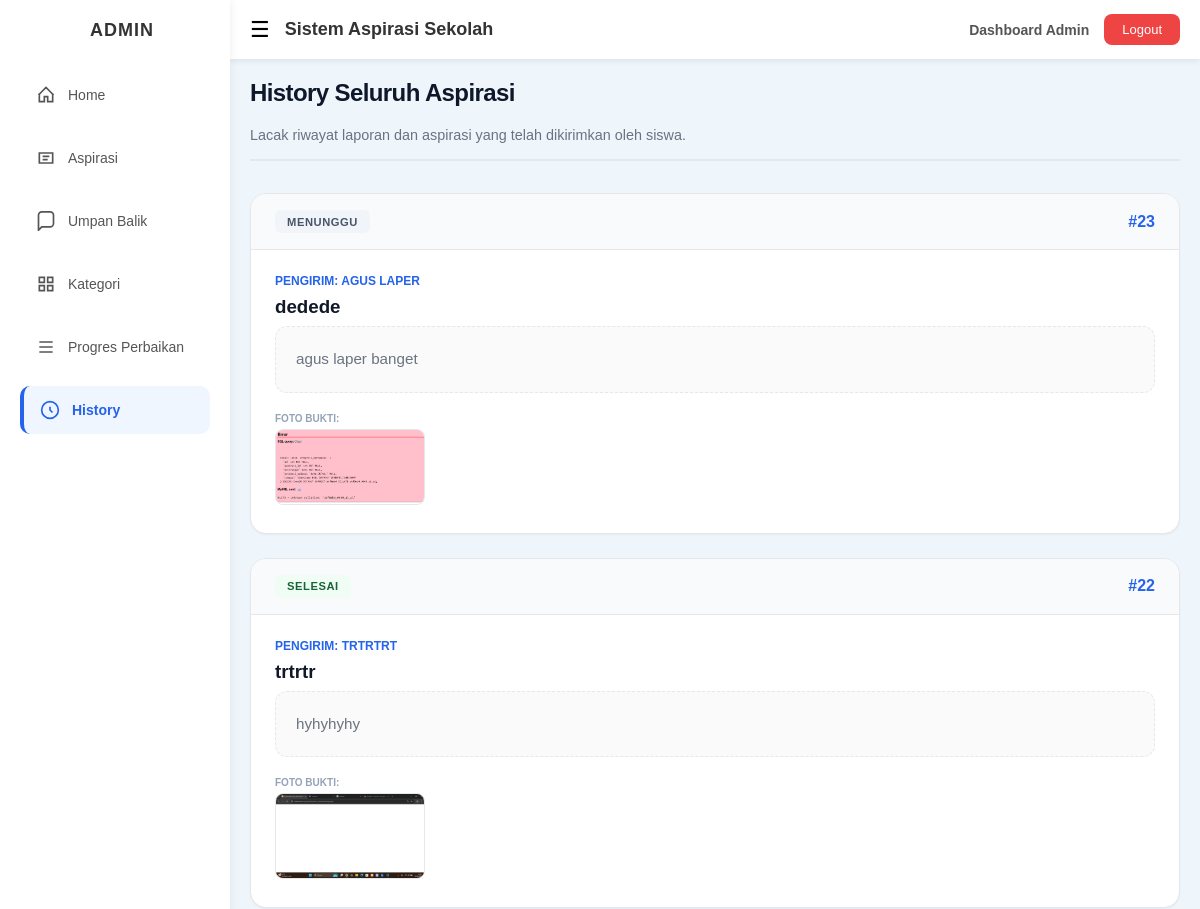
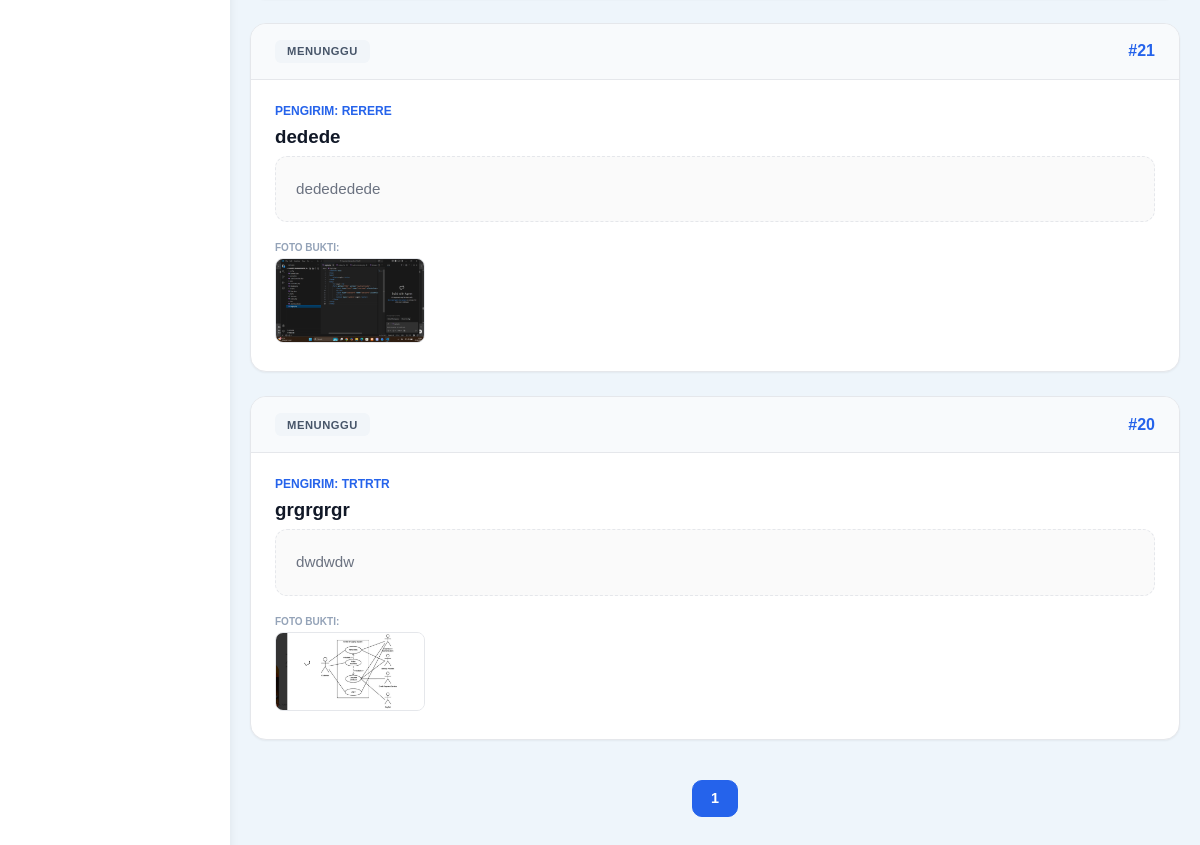
/views/admin/history.php (signed in), run on an earlier commit of the app's database (2 pictures, top to bottom).
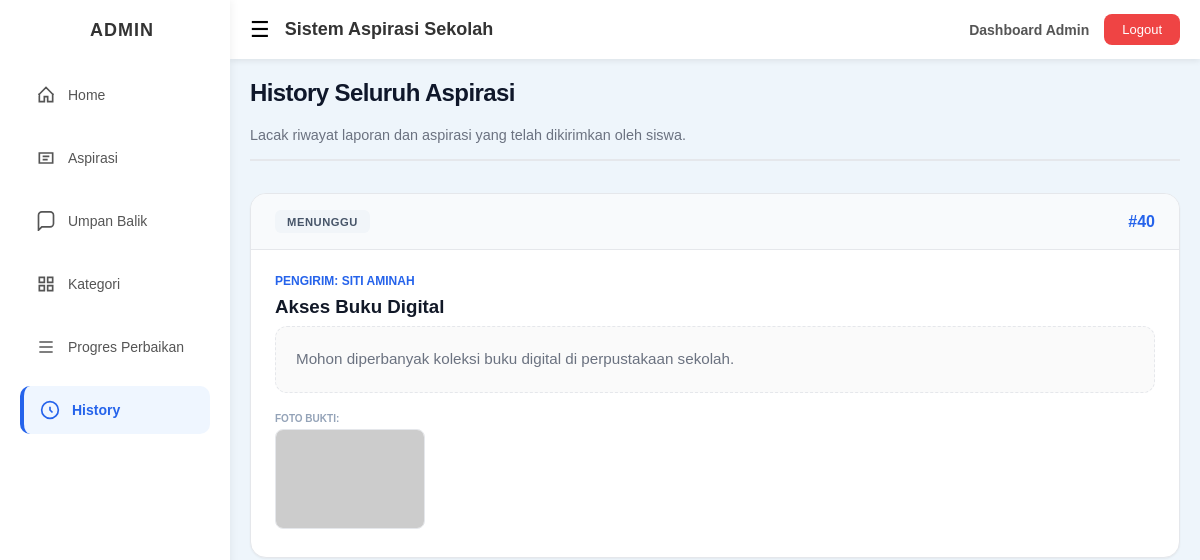
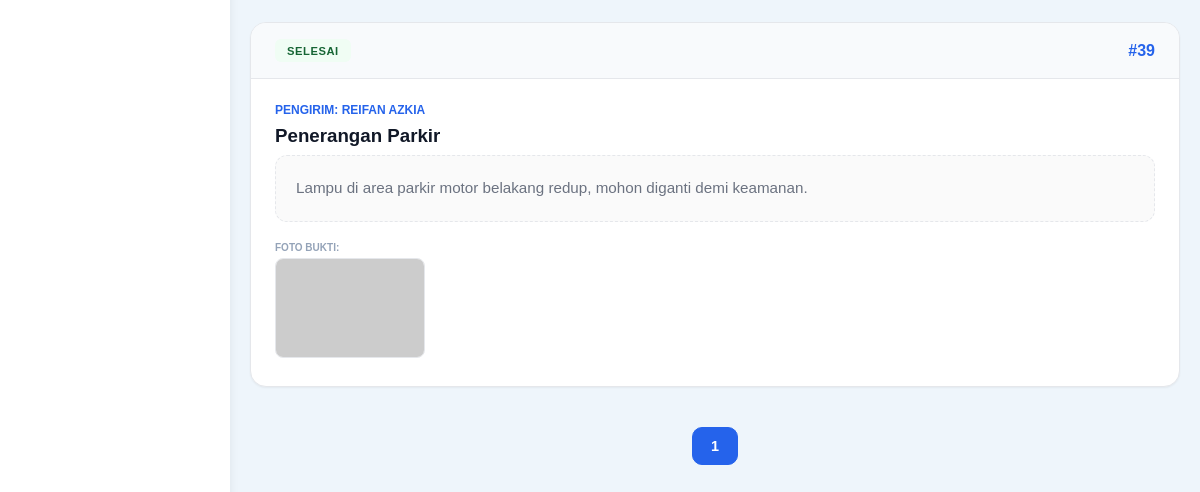
And on a later commit of the database (2 pictures, top to bottom).
### tables this page shows
CREATE TABLE `aspirasi` (
  `id` int NOT NULL,
  `user_id` int DEFAULT NULL,
  `nama_lengkap` varchar(100) NOT NULL,
  `kelas` varchar(50) NOT NULL,
  `id_categori` int NOT NULL,
  `judul` varchar(255) DEFAULT NULL,
  `pesan` text NOT NULL,
  `foto` varchar(255) DEFAULT NULL,
  `status` enum('menunggu','diproses','selesai','ditolak') DEFAULT 'menunggu',
  `created_at` timestamp NOT NULL DEFAULT CURRENT_TIMESTAMP
);

### models/m_koneksi.php (called while the page is built, shortened)
<?php
class koneksi {
    private $server = "localhost";
    private $username = "root";
    private $pass = "";
    private $db = "ukk_3_reifanazkia";
    function __construct()
    {
        $this->koneksi = mysqli_connect(
            $this->server,
            $this->username,
            $this->pass,
            $this->db
        );
        mysqli_select_db($this->koneksi, $this->db);
        if ($this->koneksi) {
            return $this->koneksi;
        } else {
            echo "Koneksi ke Db Gagal";
        }
    }
}
?>

### models/m_aspirasi.php (called while the page is built, shortened)
<?php
include_once 'm_koneksi.php';
class aspirasi
{
    public function hitung_total_aspirasi($user_id = null)
    {
        $conn = new koneksi();
        $sql = "SELECT COUNT(*) as total FROM aspirasi";
        $query = mysqli_query($conn->koneksi, $sql);
        $data = mysqli_fetch_assoc($query);
        return $data['total'];
    }
    public function tampil_semua_history_paginated($awalData, $jumlahDataPerHalaman)
    {
        $conn = new koneksi();
        $sql = "SELECT * FROM aspirasi ORDER BY id DESC LIMIT $awalData, $jumlahDataPerHalaman";
        $query = mysqli_query($conn->koneksi, $sql);
        $hasil = [];
        while ($d = mysqli_fetch_object($query)) {
            $hasil[] = $d;
        }
        return $hasil;
    }
}

### views/admin/history.php (the view, shortened to what this page needs)
<?php
include_once __DIR__ . '/../../models/m_aspirasi.php';
include '../layout/header.php';
include '../layout/sidebar.php';
$m_aspirasi = new aspirasi();
$jumlahDataPerHalaman = 10;
$totalData = $m_aspirasi->hitung_total_aspirasi();
$jumlahHalaman = ceil($totalData / $jumlahDataPerHalaman);
$halamanAktif = (isset($_GET['halaman'])) ? (int)$_GET['halaman'] : 1;
$awalData = ($jumlahDataPerHalaman * $halamanAktif) - $jumlahDataPerHalaman;
$data_history = $m_aspirasi->tampil_semua_history_paginated($awalData, $jumlahDataPerHalaman);
?>
<div class="page-header">
    <h2 class="page-title">History Seluruh Aspirasi</h2>
    <p class="page-subtitle">Lacak riwayat laporan dan aspirasi yang telah dikirimkan oleh siswa.</p>
</div>
<div class="container-cards">
    <?php if (empty($data_history)) : ?>
        <p style="text-align:center; color:var(--text-muted); padding:3rem;">
            Belum ada data riwayat aspirasi.
        </p>
    <?php else : ?>
        <?php foreach ($data_history as $row) : ?>
            <article class="card-aspirasi">
                <div class="card-top">
                    <span class="badge badge-<?= strtolower($row->status) ?>">
                        <?= $row->status ?>
                    </span>
                    <span style="font-weight: 800; color: var(--primary);">
                        #<?= $row->id ?>
                    </span>
                </div>
                <div class="card-body">
                    <div class="user-info">
                         <span>PENGIRIM: <?= htmlspecialchars($row->nama_lengkap ?? 'User Tidak Dikenal') ?></span>
                    </div>
                    <h3 style="font-weight: 800; margin-bottom: 0.5rem; color: var(--text-main);">
                        <?= htmlspecialchars($row->judul) ?>
                    </h3>
                    <div class="aspirasi-text">
                        <?= nl2br(htmlspecialchars($row->pesan)) ?>
                    </div>
                    <?php if (!empty($row->foto)) : ?>
                        <div class="history-img-container">
                            <small style="display:block; font-size:10px; font-weight:800; color:#94a3b8; margin-bottom:5px; text-transform:uppercase;">Foto Bukti:</small>
                            <img src="../../assets/image/<?= $row->foto ?>"
                                 class="history-img-admin"
                                 onclick="window.open(this.src)"
                                 onerror="this.src='https://placehold.co/150x100?text=No+Image'">
                        </div>
                    <?php endif; ?>
                </div>
            </article>
        <?php endforeach; ?>
    <?php endif; ?>
</div>
<div class="pagination">
    <?php for ($i = 1; $i <= $jumlahHalaman; $i++) : ?>
        <a href="?halaman=<?= $i ?>" class="<?= ($i == $halamanAktif) ? 'active' : '' ?>">
            <?= $i ?>
        </a>
    <?php endfor; ?>
</div>
<?php include '../layout/footer.php'; ?>

### views/layout/header.php (shortened to what this page needs)
<!DOCTYPE html>
<html lang="id">
<head>
  <link rel="stylesheet" href="../../assets/css/dashboard.css">
</head>
<body>

### views/layout/sidebar.php (shortened to what this page needs)
<?php
$role = $_SESSION['data']['role'] ?? null;
$current = basename($_SERVER['PHP_SELF']);
?>
<!DOCTYPE html>
<html lang="id">
<head>
</head>
<body>
<div class="sidebar" id="sidebar">
<?php if ($role === 'admin') : ?>
  <h3>Admin</h3>
  <a href="dashboard.php" class="menu-item <?= $current=='dashboard.php'?'active':'' ?>">
    <svg class="menu-icon" fill="none" stroke="currentColor" stroke-width="2" viewBox="0 0 24 24">
      <path d="M3 12l9-9 9 9M4 10v10h6v-6h4v6h6V10"/>
    </svg>
    <span>Home</span>
  </a>
  <a href="../admin/aspirasi.php" class="menu-item <?= $current=='aspirasi.php'?'active':'' ?>">
    <svg class="menu-icon" fill="none" stroke="currentColor" stroke-width="2" viewBox="0 0 24 24">
      <path d="M8 10h8M8 14h6M4 6h16v12H4z"/>
    </svg>
    <span>Aspirasi</span>
  </a>
  <a href="../admin/umpanbalik.php" class="menu-item <?= $current=='umpanbalik.php'?'active':'' ?>">
    <svg class="menu-icon" fill="none" stroke="currentColor" stroke-width="2" viewBox="0 0 24 24">
      <path d="M21 15a4 4 0 01-4 4H7l-4 4V5a4 4 0 014-4h10a4 4 0 014 4z"/>
    </svg>
    <span>Umpan Balik</span>
  </a>
  <a href="kategori.php" class="menu-item <?= $current=='kategori.php'?'active':'' ?>">
    <svg class="menu-icon" fill="none" stroke="currentColor" stroke-width="2" viewBox="0 0 24 24">
      <path d="M4 4h6v6H4zM14 4h6v6h-6zM4 14h6v6H4zM14 14h6v6h-6z"/>
    </svg>
    <span>Kategori</span>
  </a>
  <a href="../admin/progress_perbaikan.php" class="menu-item <?= $current=='progress_perbaikan.php'?'active':'' ?>">
    <svg class="menu-icon" fill="none" stroke="currentColor" stroke-width="2" viewBox="0 0 24 24">
      <path d="M4 12h16M4 6h16M4 18h16"/>
    </svg>
    <span>Progres Perbaikan</span>
  </a>
  <a href="../admin/history.php" class="menu-item <?= $current=='history.php'?'active':'' ?>">
    <svg class="menu-icon" fill="none" stroke="currentColor" stroke-width="2" viewBox="0 0 24 24">
      <path d="M12 8v4l3 3M12 2a10 10 0 100 20 10 10 0 000-20z"/>
    </svg>
    <span>History</span>
  </a>
<?php endif; ?>
</div>
<div class="main">
<div class="topbar">
  <div class="topbar-left">
    <span class="toggle-btn" onclick="toggleSidebar()">☰</span>
    <h2>Sistem Aspirasi Sekolah</h2>
  </div>
  <div class="topbar-right">
    <?php if ($role): ?>
      <span class="role-text">Dashboard <?= ucfirst($role) ?></span>
    <?php endif; ?>
    <a href="../../controllers/c_login.php?aksi=logout"
       class="logout-btn"
       onclick="return confirm('Apakah anda yakin akan keluar?')">
       Logout
    </a>
  </div>
</div>
<div class="container">

### views/layout/footer.php (shortened to what this page needs)
  </div>
</div>
</body>
</html>

### assets/css/dashboard.css (style rules this page uses)
* { margin: 0; padding: 0; box-sizing: border-box; font-family: 'Segoe UI', sans-serif; }
body { background: linear-gradient(120deg, #e0f2fe, #f8fafc); min-height: 100vh; display: flex; }
.sidebar { width: 260px; background: rgba(255, 255, 255, 0.85); backdrop-filter: blur(8px); padding: 30px 20px; box-shadow: 4px 0 20px rgba(0, 0, 0, 0.08); transition: 0.3s; overflow: hidden; }
.sidebar h3 { margin-bottom: 30px; text-align: center; font-size: 20px; color: #0f172a; }
.sidebar a { display: block; padding: 14px 18px; margin-bottom: 12px; color: #334155; text-decoration: none; border-radius: 12px; transition: 0.2s; }
.main { flex: 1; display: flex; flex-direction: column; }
.topbar { background: rgba(255, 255, 255, 0.9); padding: 18px 30px; display: flex; justify-content: space-between; align-items: center; box-shadow: 0 4px 10px rgba(0, 0, 0, 0.05); }
.toggle-btn { font-size: 22px; cursor: pointer; }
.container { padding: 40px; }
.container h2 { margin-bottom: 20px; color: #0f172a; }

### views/layout/sidebar.php (style rules this page uses)
* { margin: 0; padding: 0; box-sizing: border-box; font-family: Arial, sans-serif; }
body { display: flex; background: #eef5fb; }
.sidebar { width: 230px; background: #ffffff; min-height: 100vh; padding: 20px; box-shadow: 2px 0 8px rgba(0,0,0,0.05); transition: 0.3s; }
.sidebar h3 { margin-bottom: 30px; padding-left: 14px; font-size: 18px; color: #333; text-transform: uppercase; letter-spacing: 1px; }
.sidebar a.menu-item { display: flex; align-items: center; gap: 12px; padding: 14px 16px; margin-bottom: 15px; text-decoration: none; color: #555; border-radius: 10px; transition: 0.3s; font-size: 14px; }
.menu-icon { width: 20px; height: 20px; stroke: currentColor; flex-shrink: 0; transition: 0.3s; }
.sidebar a.menu-item.active { background: #eff6ff; color: #2563eb; font-weight: 600; border-left: 4px solid #2563eb; }
.main { flex: 1; transition: 0.3s; }
.topbar { display: flex; justify-content: space-between; align-items: center; padding: 14px 20px; background: #ffffff; box-shadow: 0 2px 6px rgba(0,0,0,0.08); }
.topbar-left { display: flex; align-items: center; gap: 15px; }
.toggle-btn { font-size: 22px; cursor: pointer; }
.topbar-left h2 { font-size: 18px; color: #333; }
.topbar-right { display: flex; align-items: center; gap: 15px; }
.role-text { font-size: 14px; color: #555; font-weight: 600; }
.logout-btn { text-decoration: none; padding: 8px 18px; background: #ef4444; color: #fff; border-radius: 8px; font-size: 13px; transition: 0.3s; }
.container { padding: 20px; }

What changed in the data, as far as the page shows it:
removed aspirasi: status "MENUNGGU", id "23", nama_lengkap "AGUS LAPER", judul "dedede", pesan "agus laper banget", foto (picture)
removed aspirasi: status "SELESAI", id "22", nama_lengkap "TRTRTRT", judul "trtrtr", pesan "hyhyhyhy", foto (picture)
removed aspirasi: status "MENUNGGU", id "21", nama_lengkap "RERERE", judul "dedede", pesan "dedededede", foto (picture)
removed aspirasi: status "MENUNGGU", id "20", nama_lengkap "TRTRTR", judul "grgrgrgr", pesan "dwdwdw", foto (picture)
added aspirasi: status "MENUNGGU", id "40", nama_lengkap "SITI AMINAH", judul "Akses Buku Digital", pesan "Mohon diperbanyak koleksi buku digital di perpustakaan sekolah."
added aspirasi: status "SELESAI", id "39", nama_lengkap "REIFAN AZKIA", judul "Penerangan Parkir", pesan "Lampu di area parkir motor belakang redup, mohon diganti demi keamanan."
